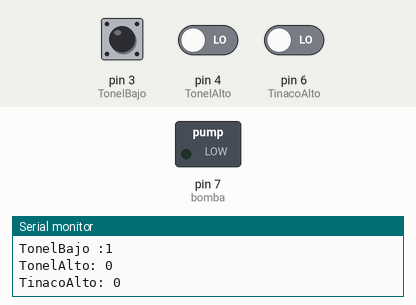
Recording of a sketch running on a simulated Arduino Uno, built with avr-gcc and run on an emulated ATmega328P. Parts: switched loads named in the sketch (green lamp = pin HIGH), the last lines printed to the serial monitor. The inputs (shaded band) are chosen by the test bench; at power-on: pin 4 (TonelAlto) LOW, pin 6 (TinacoAlto) LOW, pin 3 (TonelBajo) HIGH.

Above: at 2.2 s.
2.3 s: pin 4 (TonelAlto) driven HIGH
At 3.7 s:
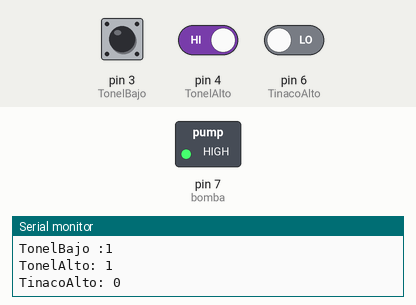
4.5 s: pin 6 (TinacoAlto) driven HIGH
At 5.3 s:
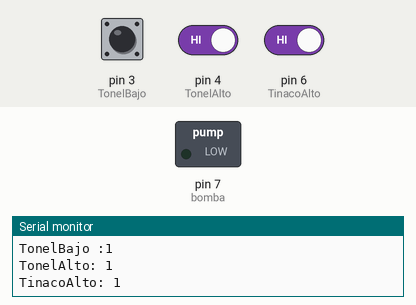
6.5 s: pin 6 (TinacoAlto) driven LOW
At 8.1 s:
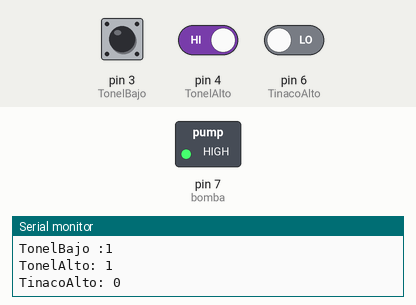
Timing chart, 0 to 9.6 s (numbered marks = the images above; inputs shaded):
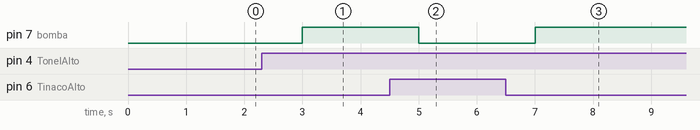

Measured:
- after the input at 2.3 s, pin 7 (bomba): LOW → HIGH after 0.70 s
- after the input at 4.5 s, pin 7 (bomba): HIGH → LOW after 0.50 s
- after the input at 6.5 s, pin 7 (bomba): LOW → HIGH after 0.50 s

The sketch:

Sistema_automatico_de_llenado_de_tinaco__FS-28_.ino
```cpp
int TonelBajo = 3;
int TonelAlto = 4;
//int TinacoBajo = 5;
int TinacoAlto = 6;
int bomba = 7;

void setup() {
  Serial.begin(9600);
  pinMode(TonelBajo, INPUT);
  pinMode(TonelAlto, INPUT);
  //pinMode(TinacoBajo, INPUT);
  pinMode(TinacoAlto, INPUT);
  pinMode(bomba, OUTPUT);
  digitalWrite(bomba, LOW);
  delay(1000);
}

void loop() {
  int TonelBajoState = digitalRead(TonelBajo);
  int TonelAltoState = digitalRead(TonelAlto);
  //int TinacoBajoState = digitalRead(TinacoBajo);
  int TinacoAltoState = digitalRead(TinacoAlto);
  int activo = 1;
  int inactivo = 0;

  Serial.print("TonelBajo :");
  Serial.println(TonelBajoState);
  Serial.print("TonelAlto: ");
  Serial.println(TonelAltoState);
  //Serial.print("TinacoBajo: ");
  //Serial.println(TinacoBajoState);
  Serial.print("TinacoAlto: ");
  Serial.println(TinacoAltoState);

  //TONEL VACIO
  if(TonelBajoState == inactivo && TonelAltoState == inactivo){
    digitalWrite(bomba, LOW);
  }

  //TINACO LLENO
  if(TinacoAltoState == activo){
    digitalWrite(bomba, LOW);
  }


  //TONEL LLENO, TINACO VACIO
  if(TonelBajoState == activo && TonelAltoState == activo ){ //TONEL LLENO?
      if(TinacoAltoState == inactivo){
        digitalWrite(bomba, HIGH);
      }
  }

  delay(1000);
}
```
